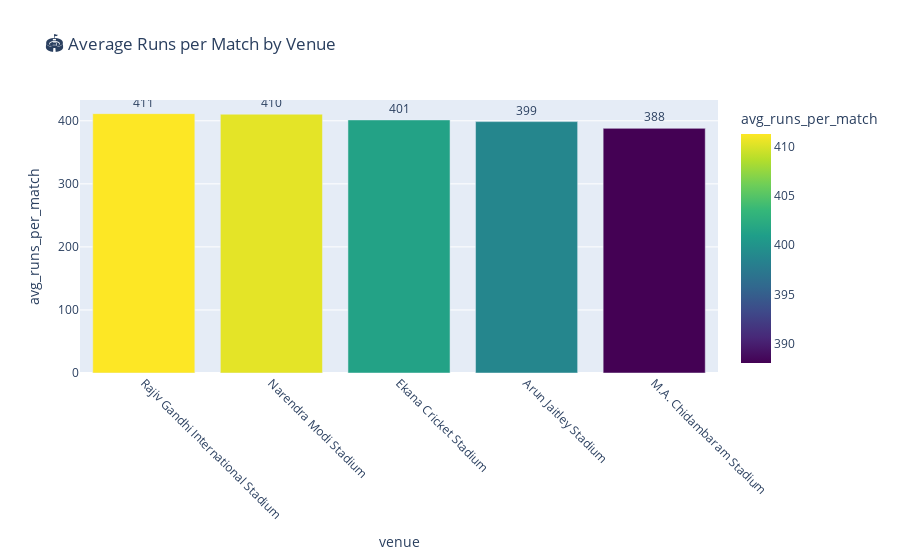

Source (notebook cell):
### Markdown cell above
## 🏟️ Venue Analysis

**SQL Equivalent**:
```sql
SELECT 
    m.venue,
    AVG(match_runs.total_runs) as avg_runs_per_match,
    COUNT(*) as matches_played
FROM matches m
JOIN (
    SELECT match_id, SUM(total_runs) as total_runs
    FROM deliveries
    GROUP BY match_id
) match_runs ON m.id = match_runs.match_id
GROUP BY m.venue
HAVING COUNT(*) >= 5
ORDER BY avg_runs_per_match DESC;
```

### Code cell
# Venue performance analysis
venue_stats = matches.merge(
    deliveries.groupby('match_id')['total_runs'].sum().reset_index(),
    left_on='match_id', right_on='match_id'
)

venue_runs = venue_stats.groupby('venue').agg({
    'total_runs': 'mean',
    'match_id': 'count'
}).reset_index()
venue_runs.columns = ['venue', 'avg_runs_per_match', 'matches_played']
venue_runs = venue_runs[venue_runs['matches_played'] >= 5]  # Minimum 5 matches
venue_runs = venue_runs.sort_values('avg_runs_per_match', ascending=False)

# Visualization
fig = px.bar(
    venue_runs,
    x='venue',
    y='avg_runs_per_match',
    title="🏟️ Average Runs per Match by Venue",
    color='avg_runs_per_match',
    color_continuous_scale='viridis',
    text='avg_runs_per_match'
)
fig.update_traces(texttemplate='%{text:.0f}', textposition='outside')
fig.update_xaxes(tickangle=45)
fig.show()

print("🏟️ Venue Performance Analysis:")
venue_runs

### Figure 1 — Plotly figure (JSON) as saved in the notebook; plotly's stock layout.template omitted (floating-point values rounded to 4 significant figures)
{"data": [{"alignmentgroup": "True", "hovertemplate": "venue=%{x}<br>avg_runs_per_match=%{marker.color}<extra></extra>", "legendgroup": "", "marker": {"color": [411.3, 410.4, 401.4, 398.7, 388], "coloraxis": "coloraxis", "pattern": {"shape": ""}}, "name": "", "offsetgroup": "", "orientation": "v", "showlegend": false, "text": [411.3, 410.4, 401.4, 398.7, 388], "textposition": "outside", "texttemplate": "%{text:.0f}", "type": "bar", "x": ["Rajiv Gandhi International Stadium", "Narendra Modi Stadium", "Ekana Cricket Stadium", "Arun Jaitley Stadium", "M.A. Chidambaram Stadium"], "xaxis": "x", "y": [411.3, 410.4, 401.4, 398.7, 388], "yaxis": "y"}], "layout": {"barmode": "relative", "coloraxis": {"colorbar": {"title": {"text": "avg_runs_per_match"}}, "colorscale": [[0, "#440154"], [0.1111, "#482878"], [0.2222, "#3e4989"], [0.3333, "#31688e"], [0.4444, "#26828e"], [0.5556, "#1f9e89"], [0.6667, "#35b779"], [0.7778, "#6ece58"], [0.8889, "#b5de2b"], [1, "#fde725"]]}, "legend": {"tracegroupgap": 0}, "title": {"text": "🏟️ Average Runs per Match by Venue"}, "xaxis": {"anchor": "y", "domain": [0, 1], "tickangle": 45, "title": {"text": "venue"}}, "yaxis": {"anchor": "x", "domain": [0, 1], "title": {"text": "avg_runs_per_match"}}}}
